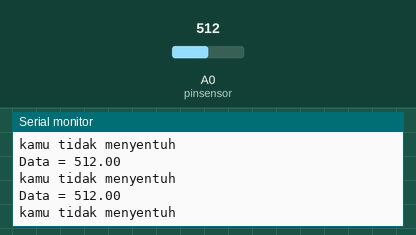
Bench run of a sketch on a simulated Arduino Uno, built with avr-gcc and run on an emulated ATmega328P. Shown: the last lines printed to the serial monitor. Inputs (shaded band) come from the test bench; at power-on: A0 (pinsensor) = 512.

Above: at 1.3 s.
1.4 s: A0 (pinsensor) set to 900
At 1.51 s:
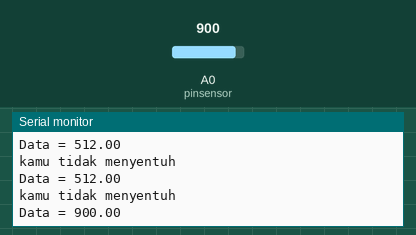
3.3 s: A0 (pinsensor) set to 1023
At 3.42 s:
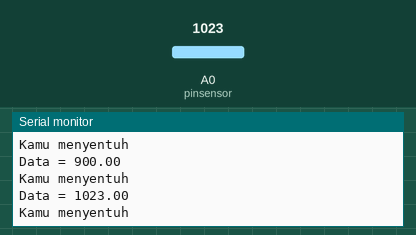
Timing chart, 0 to 6.3 s (numbered marks = the images above; inputs shaded):
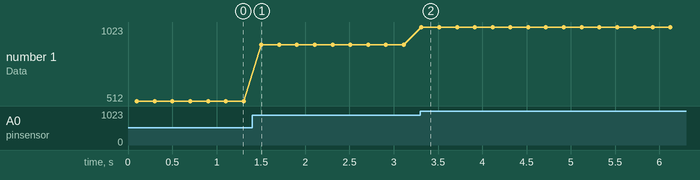

The sketch:

ujisensorsentuh.ino
```cpp
//project sensor sentuh arduino

//pin analog 0 untuk sensor
#define pinsensor A0 //jika menggunakan define tidak perlu memakai =
//int pinsensor = A0; //menggunakan int perlu memakai =

float datasensor = 0;

void setup() {
  // put your setup code here, to run once:
  Serial.begin(9600);  //definisi baudrate komunikasi serial
  pinMode(pinsensor, INPUT); //memberikan fungsi pada pin sensor ke arduino
  Serial.println("Hello, Selamat datang kamu :0 "); //menuliskan sebuah kalimat di serial monitor
  delay(100); // delay ke program selanjutnya
}

void loop() {
  // put your main code here, to run repeatedly:
  datasensor = analogRead(pinsensor);  //membaca data dari pin sensor
  Serial.print("Data = "); // memunculkan kalimat/kata
  Serial.println(datasensor); //memunculkan data pada serial monitor
  delay(100);

//pemberian kondisi pada sistem
  if(datasensor >= 900) //ngasih nilai ambarng buat arduino itu ngasih kondisi
  {
    Serial.println("Kamu menyentuh"); //pada saat menyentuh sensor
    delay(100);
  }
  else //kondisi selain kita menyentuh sensor
  {
    Serial.println("kamu tidak menyentuh"); //pada saat tidak menyentuh sensor
    delay(100);
  }
}
```

Measured:
- after the input at 1.4 s, the serial monitor: prints a new line after 0.11 s (image 1)
- after the input at 3.3 s, the serial monitor: prints a new line at once (image 2)
- plotted number 1: 512 → 900 after the input at 1.4 s, 900 → 1023 after the input at 3.3 s
